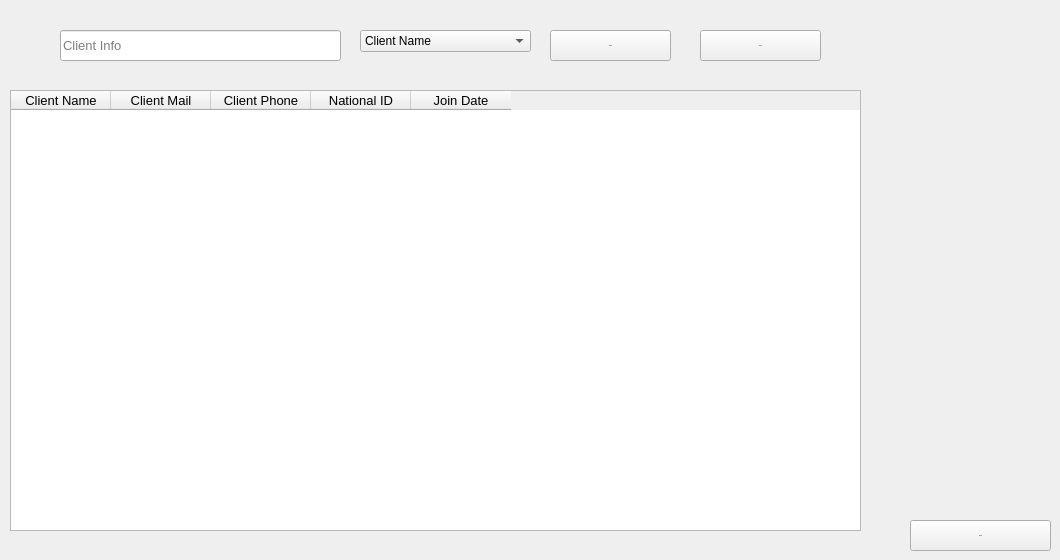
      <widget class="QWidget" name="tab_11">
       <attribute name="title">
        <string>All Clients</string>
       </attribute>
       <widget class="QPushButton" name="pushButton_14">
        <property name="geometry">
         <rect>
          <x>550</x>
          <y>30</y>
          <width>121</width>
          <height>31</height>
         </rect>
        </property>
        <property name="font">
         <font>
          <pointsize>-1</pointsize>
         </font>
        </property>
        <property name="text">
         <string>Search</string>
        </property>
       </widget>
       <widget class="QTableWidget" name="tableWidget_3">
        <property name="geometry">
         <rect>
          <x>10</x>
          <y>90</y>
          <width>851</width>
          <height>441</height>
         </rect>
        </property>
        <column>
         <property name="text">
          <string>Client Name</string>
         </property>
         <property name="font">
          <font>
           <pointsize>10</pointsize>
          </font>
         </property>
        </column>
        <column>
         <property name="text">
          <string>Client Mail</string>
         </property>
         <property name="font">
          <font>
           <pointsize>10</pointsize>
          </font>
         </property>
        </column>
        <column>
         <property name="text">
          <string>Client Phone</string>
         </property>
         <property name="font">
          <font>
           <pointsize>10</pointsize>
          </font>
         </property>
        </column>
        <column>
         <property name="text">
          <string>National ID</string>
         </property>
         <property name="font">
          <font>
           <pointsize>10</pointsize>
          </font>
         </property>
        </column>
        <column>
         <property name="text">
          <string>Join Date</string>
         </property>
         <property name="font">
          <font>
           <pointsize>10</pointsize>
          </font>
         </property>
        </column>
       </widget>
       <widget class="QLineEdit" name="lineEdit_11">
        <property name="geometry">
         <rect>
          <x>60</x>
          <y>30</y>
          <width>281</width>
          <height>31</height>
         </rect>
        </property>
        <property name="font">
         <font>
          <pointsize>10</pointsize>
         </font>
        </property>
        <property name="placeholderText">
         <string>Client Info</string>
        </property>
       </widget>
       <widget class="QComboBox" name="comboBox_12">
        <property name="geometry">
         <rect>
          <x>360</x>
          <y>30</y>
          <width>171</width>
          <height>22</height>
         </rect>
        </property>
        <item>
         <property name="text">
          <string>Client Name</string>
         </property>
        </item>
        <item>
         <property name="text">
          <string>Client Mail</string>
         </property>
        </item>
        <item>
         <property name="text">
          <string>Client Phone</string>
         </property>
        </item>
        <item>
         <property name="text">
          <string>Client National ID</string>
         </property>
        </item>
       </widget>
       <widget class="QPushButton" name="pushButton_37">
        <property name="geometry">
         <rect>
          <x>910</x>
          <y>520</y>
          <width>141</width>
          <height>31</height>
         </rect>
        </property>
        <property name="font">
         <font>
          <pointsize>-1</pointsize>
         </font>
        </property>
        <property name="text">
         <string>Export</string>
        </property>
       </widget>
       <widget class="QPushButton" name="pushButton_24">
        <property name="geometry">
         <rect>
          <x>700</x>
          <y>30</y>
          <width>121</width>
          <height>31</height>
         </rect>
        </property>
        <property name="font">
         <font>
          <pointsize>-1</pointsize>
         </font>
        </property>
        <property name="text">
         <string>Cancel</string>
        </property>
       </widget>
      </widget>
